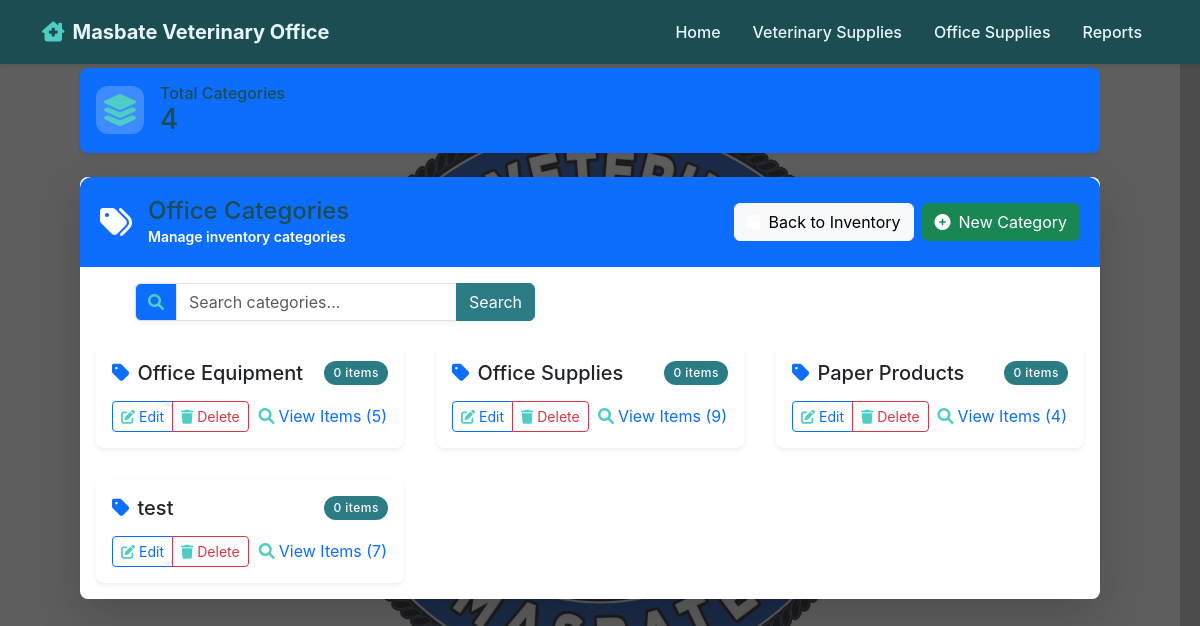
The app's page /office/categories/ (signed in) with its own data.
### office_supplies/models.py (models this page shows, shortened)
class OfficeCategory(models.Model):
    name = models.CharField(
        max_length=100,
        unique=True,
        error_messages={'unique': 'This category already exists.'}
    )
    description = models.TextField(blank=True, default="")
    class Meta:
        verbose_name_plural = "Office Categories"
        ordering = ['name']

### office_supplies/views.py (the view)
# urls.py: path('categories/', OfficeCategoryList.as_view(), name='category-list'),
class OfficeCategoryList(LoginRequiredMixin, ListView):
    model = OfficeCategory
    template_name = 'office_supplies/category_list.html'
    context_object_name = 'categories'
    ordering = ['name']

### office_supplies/templates/office_supplies/category_list.html (shortened to what this page needs)
{% extends 'base.html' %}
{% load static %}
{% block content %}
<div class="container-fluid px-4">
    <div class="row mb-4">
        <div class="col-md-12">
            <div class="card bg-primary text-white shadow-sm">
                <div class="card-body d-flex align-items-center">
                    <div class="icon-box me-3">
                        <i class="fas fa-layer-group fa-2x"></i>
                    </div>
                    <div>
                        <h6 class="mb-0">Total Categories</h6>
                        <h3 class="mb-0">{{ object_list.count }}</h3>
                    </div>
                </div>
            </div>
        </div>
    </div>
    <div class="card shadow-lg mb-4">
        <div class="card-header bg-primary text-white d-flex justify-content-between align-items-center">
            <div class="d-flex align-items-center">
                <i class="fas fa-tags fa-2x me-3"></i>
                <div>
                    <h4 class="mb-0">Office Categories</h4>
                    <p class="mb-0 small">Manage inventory categories</p>
                </div>
            </div>
            <div class="d-flex gap-2">
                <a href="{% url 'office_supplies:supply-list' %}" class="btn btn-light">
                    <i class="fas fa-box me-2"></i>Back to Inventory
                </a>
                <a href="{% url 'office_supplies:category-create' %}" class="btn btn-success">
                    <i class="fas fa-plus-circle me-2"></i>New Category
                </a>
            </div>
        </div>
        <div class="card-body">
            <div class="row mb-4">
                <div class="col-md-6">
                    <form method="get" class="search-form">
                        <div class="input-group">
                            <span class="input-group-text bg-primary text-white">
                                <i class="fas fa-search"></i>
                            </span>
                            <input type="text" name="q" class="form-control"
                                   placeholder="Search categories..."
                                   value="{{ request.GET.q }}">
                            <button type="submit" class="btn btn-primary">Search</button>
                        </div>
                    </form>
                </div>
            </div>
            {% if object_list %}
            <div class="row g-4">
                {% for category in object_list %}
                <div class="col-md-6 col-xl-4">
                    <div class="card h-100 shadow-sm hover-lift">
                        <div class="card-body">
                            <div class="d-flex justify-content-between align-items-center mb-3">
                                <h5 class="card-title mb-0">
                                    <i class="fas fa-tag text-primary me-2"></i>{{ category.name }}
                                </h5>
                                <span class="badge bg-primary rounded-pill">
                                    {{ category.item_count|default:"0" }} items
                                </span>
                            </div>
                            <div class="d-flex justify-content-between align-items-center mt-auto">
                                <div class="btn-group">
                                    <a href="{% url 'office_supplies:category-update' category.pk %}"
                                       class="btn btn-outline-primary btn-sm">
                                        <i class="fas fa-edit me-1"></i>Edit
                                    </a>
                                    <a href="{% url 'office_supplies:category-delete' category.pk %}"
                                       class="btn btn-outline-danger btn-sm"
                                       onclick="return confirm('Are you sure you want to delete this category? This will affect all items in this category.');">
                                        <i class="fas fa-trash me-1"></i>Delete
                                    </a>
                                </div>
                                <a href="{% url 'office_supplies:supply-list' %}?category={{ category.pk }}" class="btn btn-link text-primary p-0">
                                    <i class="fas fa-search me-1"></i>View Items ({{ category.officesupply_set.count }})
                                </a>
                            </div>
                        </div>
                    </div>
                </div>
                {% endfor %}
            </div>
            {% endif %}
        </div>
    </div>
</div>
{% endblock %}

### static/css/custom.css (style rules this page uses)
.input-group { max-width: 400px; margin: 0 auto; }

### office_supplies/templates/office_supplies/category_list.html (style rules this page uses)
.hover-lift { transition: transform 0.2s ease; }
.card { border: none; border-radius: 0.5rem; }
.btn-group .btn { padding: 0.25rem 0.5rem; }
.badge { font-weight: 500; padding: 0.5em 0.75em; }
.card-header { border-bottom: 0; }
.btn-link { text-decoration: none; }
.icon-box { width: 48px; height: 48px; display: flex; align-items: center; justify-content: center; border-radius: 12px; background: rgba(255, 255, 255, 0.2); }
.search-form .input-group { box-shadow: 0 2px 4px rgba(0,0,0,0.05); }
.card { transition: all 0.3s ease; }

### records on screen
OfficeCategory: name "Office Equipment", item_count "0", officesupply_set.count "5"
OfficeCategory: name "Office Supplies", item_count "0", officesupply_set.count "9"
OfficeCategory: name "Paper Products", item_count "0", officesupply_set.count "4"
OfficeCategory: name "test", item_count "0", officesupply_set.count "7"

### other values on screen
{{ object_list.count }} "4"
